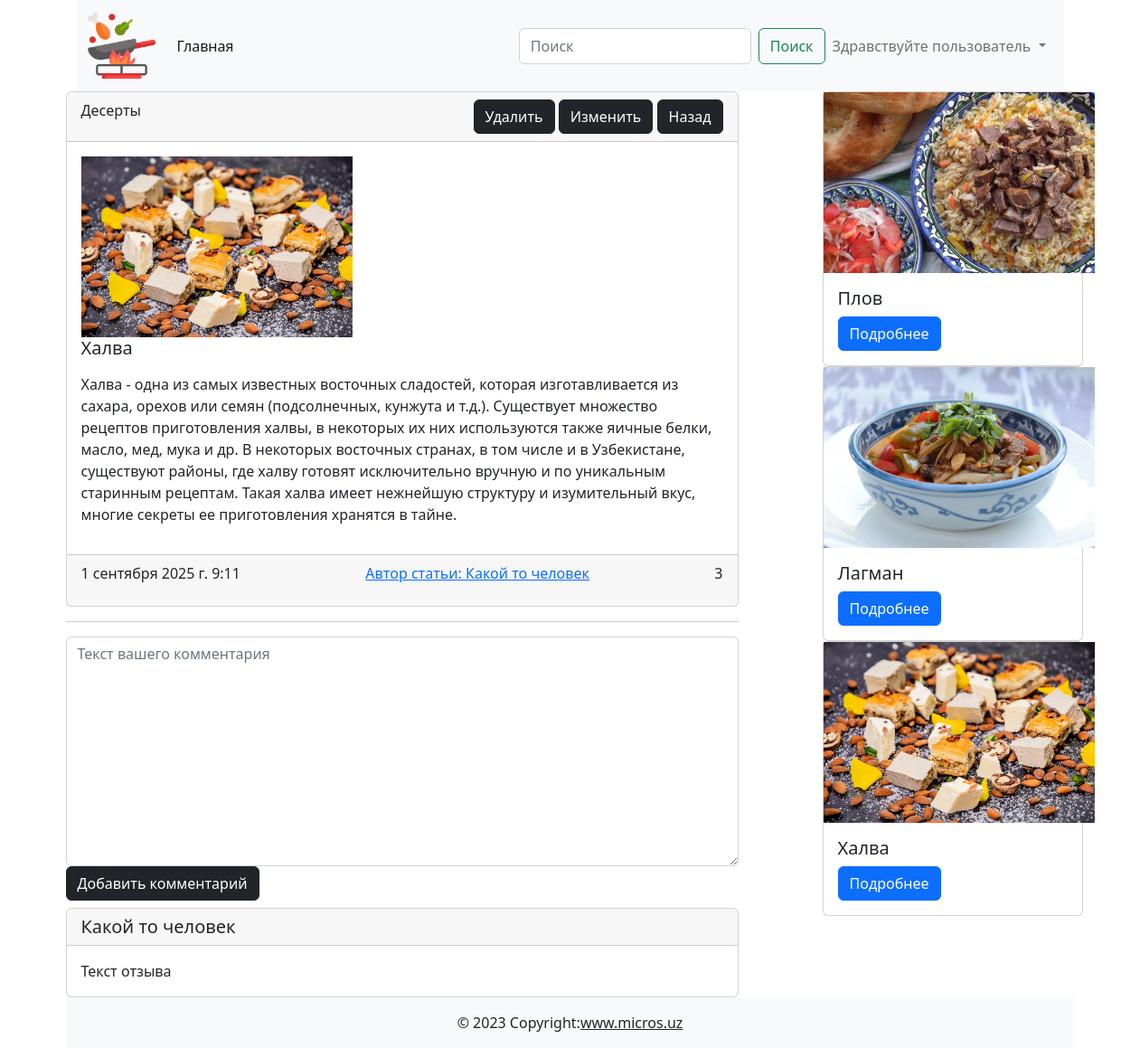
Screenshot of /post/3/ with the database file from the repository.
### cooking/models.py (models this page shows, shortened)
class Post(models.Model):
    title = models.CharField(max_length=255, verbose_name='Заголовок статьи')
    content = models.TextField(default='Скоро тут будет статья...', verbose_name='Текст статьи')
    created_at = models.DateTimeField(auto_now_add=True, verbose_name='Дата создания')
    updated_at = models.DateTimeField(auto_now=True, verbose_name='Дата обновления')
    photo = models.ImageField(upload_to='photos/', blank=True, null=True, verbose_name='Изображения')
    watched = models.IntegerField(default=0, verbose_name='Просмотры')
    is_published = models.BooleanField(default=True, verbose_name='Публикация')
    category = models.ForeignKey(Category, on_delete=models.CASCADE, related_name='posts', verbose_name='Категория')
    def get_absolute_url(self):
        return reverse('post_detail', kwargs={'pk': self.pk})
    class Meta:
        verbose_name = 'Пост'
        verbose_name_plural = 'Посты'

class Category(models.Model):
    title = models.CharField(max_length=255, verbose_name='Название категории')
    def __str__(self):
        return self.title
    class Meta:
        verbose_name = 'Категория'
        verbose_name_plural = 'Категории'

### cooking/views.py (the view)
# urls.py: path('post/<int:pk>/', post_detail, name='post_detail')
def post_detail(request, pk):
    article = Post.objects.get(pk=pk)
    Post.objects.filter(pk=pk).update(watched=F('watched') + 1)
    ext_post = Post.objects.all().order_by('-watched')[:5]
    context = {
        'title': article.title,
        'post': article,
        'ext_posts': ext_post
    }
    return render(request, 'cooking/article_detail.html', context)

### cooking/templates/cooking/article_detail.html (shortened to what this page needs)
{% extends 'base.html' %}
{% block main %}
<main>
    <div class="d-flex justify-content-between">
        <div class="col-8">
            <div class="card">
                <div class="card-header d-flex justify-content-between">{{ post.category }}
                    <div>
                        <a href="#!" class="btn btn-dark">Удалить</a>
                        <a href="#!" class="btn btn-dark">Изменить</a>
                        <a href="#!" class="btn btn-dark">Назад</a>
                    </div>
                </div>
                <div class="card-body">
                    {% if post.photo %}
                    <img src="{{ post.photo.url }}" width="300" alt="">
                    {% else %}
                    <img src="https://www.raumplus.ru/upload/iblock/99e/Skoro-zdes-budet-foto.jpg" width="300" alt="">
                    {% endif %}
                    <h5 class="card-title">{{ post.title }}</h5>
                    <p class="card-text">
                        {{ post.content | linebreaks }}
                    </p>
                </div>
                <div class="card-footer d-flex justify-content-between"><p class="card-text">{{ post.created_at }}</p>
                    <a href="/profile/1">Автор статьи: Какой то человек</a>
                    <p class="card-text">{{ post.watched }}</p>
                </div>
            </div>
            <hr>
            <form action="#!" method="post" , enctype="multipart/form-data">
                <textarea name="text" cols="40" rows="10" class="form-control" placeholder="Текст вашего комментария"
                          required id="id_text"></textarea>
                <button class="btn btn-dark" type="submit">Добавить комментарий</button>
            </form>
            <div class="card mt-2"><h5 class="card-header">Какой то человек</h5>
                <div class="card-body">
                    <p class="card-text">Текст отзыва</p>
                </div>
            </div>
        </div>
        <div class="col-1"></div>
        <div class="col-4">
            {% for ext in ext_posts %}
            <div class="card" style="width: 18rem;">
                {% if ext.photo %}
                <img src="{{ ext.photo.url }}" width="300" alt="">
                {% else %}
                <img class="card-img-top" src="https://www.raumplus.ru/upload/iblock/99e/Skoro-zdes-budet-foto.jpg"
                     width="200" alt="">
                {% endif %}
                <div class="card-body"><h5 class="card-title">{{ ext.title }}</h5><a href="{{ ext.get_absolute_url }}"
                                                                           class="btn btn-primary">Подробнее</a></div>
            </div>
            {% endfor %}
        </div>
    </div>
</main>
{% endblock main %}

### rows the page displays
Post: category "Десерты", photo (picture), title "Халва", content "Халва - одна из самых известных восточных сладостей, которая изготавливается из сахара, орехов или семян (подсолнечных, кунжута и т.д.). Существует множество рецептов приготовления халвы, в некоторых их них используются также яичные белки, масло, мед, мука и др. В некоторых восточных странах, в том числе и в Узбекистане, существуют районы, где халву готовят исключительно вручную и по уникальным старинным рецептам. Такая халва имеет нежнейшую структуру и изумительный вкус, многие секреты ее приготовления хранятся в тайне.", created_at "1 сентября 2025 г. 9:11", watched "3"
Post: photo (picture), title "Плов"
Post: photo (picture), title "Лагман"
